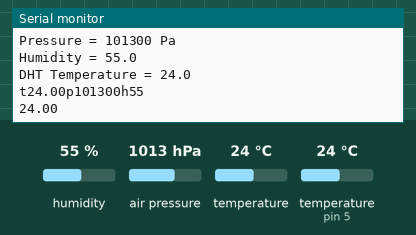
This sketch was run on a simulated Arduino Uno, built with avr-gcc and run on an emulated ATmega328P. Parts: the last lines printed to the serial monitor. The test bench sets the inputs (shaded band); at power-on: humidity 55 %, air pressure 1013 hPa, temperature (sensor on pin 5) 24 °C, temperature 24 °C.

Above: at 1.2 s.
1.3 s: humidity set to 22 %
At 2.6 s:
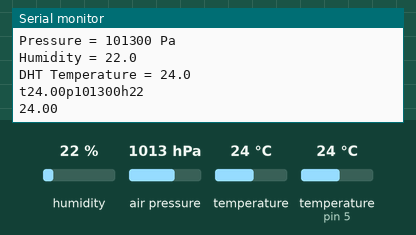
2.8 s: air pressure set to 952 hPa
At 4.0 s:
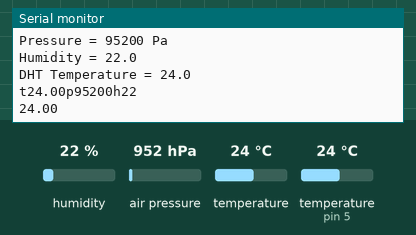
4.3 s: air pressure set to 1000 hPa
At 6.1 s:
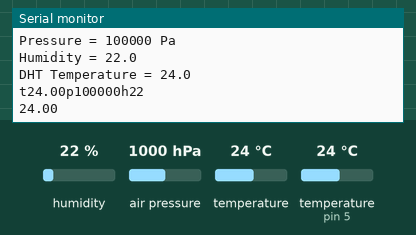
8.5 s: air pressure set to 975 hPa
At 10.0 s:
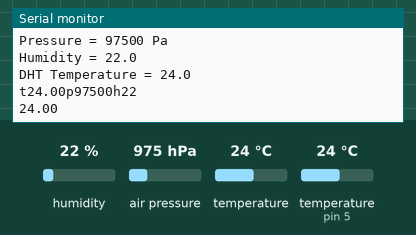
12.7 s: air pressure set to 1025 hPa
At 14.6 s:
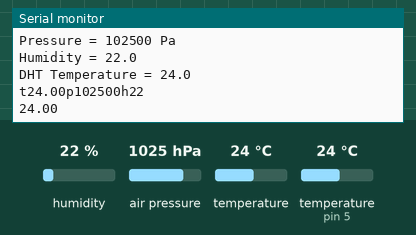
16.9 s: temperature (sensor on pin 5) set to 12 °C
At 18.6 s:
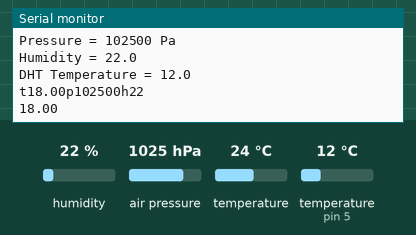
Timing chart, 0 to 20.1 s (numbered marks = the images above; inputs shaded):
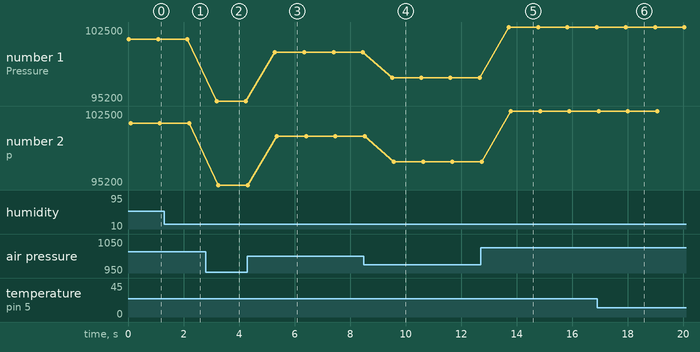

The sketch:

Sensors_To_Serial.ino
```cpp
#include <Wire.h>
#include <Adafruit_BMP085.h>
#include <dht.h>

dht DHT;

#define DHT11_PIN 5
// Connect VCC of the BMP085 sensor to 3.3V (NOT 5.0V!)
// Connect GND to Ground
// Connect SCL to i2c clock - on '168/'328 Arduino Uno/Duemilanove/etc thats Analog 5
// Connect SDA to i2c data - on '168/'328 Arduino Uno/Duemilanove/etc thats Analog 4
// EOC is not used, it signifies an end of conversion
// XCLR is a reset pin, also not used here
Adafruit_BMP085 bmp;
void setup() {
  Serial.begin(9600);
  if (!bmp.begin()) {
    Serial.println("Could not find a valid BMP085 sensor, check wireing!");
    while (1) {}
  }
}


void loop() {
  Serial.print("BMP Temperature = ");//BMP085 is not the best way of temperature measuring since it's accuracy is 2*C although it does output decimals
  Serial.print(bmp.readTemperature());
  Serial.println(" C");

  Serial.print("Pressure = ");
  Serial.print(bmp.readPressure());
  Serial.println(" Pa");

  int chk = DHT.read11(DHT11_PIN);//The DHT11 has an humidity accuracy of 5%
  Serial.print("Humidity = ");
  Serial.println(DHT.humidity, 1);

  Serial.print("DHT Temperature = ");//DHT11 sensor is rather bad for temperature measuring since it's accuracy is 2*C and doesn't output decimals
  Serial.println(DHT.temperature, 1);
  Serial.println();
  String temp = String((bmp.readTemperature() + DHT.temperature)/2);
  String pressure = String(bmp.readPressure());
  String humidity = String(DHT.humidity, 0);
  String sending = "t" + temp + "p" + pressure + "h" + humidity;
  Serial.println(sending);
  Serial.println(temp);
  delay(1000);
}
```

Measured:
- after the input at 1.3 s, the serial monitor: prints a new line after 0.86 s (image 1)
- after the input at 2.8 s, the serial monitor: prints a new line after 0.39 s (image 2)
- after the input at 4.3 s, the serial monitor: prints a new line after 0.99 s (image 3)
- after the input at 8.5 s, the serial monitor: prints a new line after 1.0 s (image 4)
- after the input at 12.7 s, the serial monitor: prints a new line after 1.0 s (image 5)
- after the input at 16.9 s, the serial monitor: prints a new line after 1.1 s (image 6)
- plotted number 1: 101300 → 95200 after the input at 2.8 s, 95200 → 100000 after the input at 4.3 s, 100000 → 97500 after the input at 8.5 s, 97500 → 102500 after the input at 12.7 s
- plotted number 2: 101300 → 95200 after the input at 2.8 s, 95200 → 100000 after the input at 4.3 s, 100000 → 97500 after the input at 8.5 s, 97500 → 102500 after the input at 12.7 s
